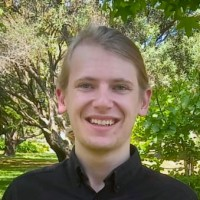
#> input picture assignment1/q2/jean_weight.jpeg, 200 x 200 px
$ python qst2.py 1.0
#> lines starting #> are read from the running program, lines starting #| are printed output that depends on the picture
import cv2
import numpy as np
import sys

def add_salt_and_pepper(image, density):
    noise = np.random.choice([0, 1, 2], size=image.shape[:2], p=[1-density, density/2, density/2])
    image[noise == 1] = 255
    image[noise == 2] = 0
    return image

def median_filter(image, w):
    height, width = image.shape[:2]
    pad = w // 2
    padded_img = np.pad(image, ((pad, pad), (pad, pad), (0, 0)), mode='edge')
    filtered_img = np.zeros_like(image)

    for i in range(height):
        for j in range(width):
            window = padded_img[i:i+w, j:j+w]
            filtered_img[i, j] = np.median(window, axis=(0, 1))

    return filtered_img

def process_image(image_path, density):
#> called with image_path = 'jean_weight.jpeg', density = 1
    img = cv2.imread(image_path)
#> img is the input picture: shape (200, 200, 3); mean B, G, R 80.1, 117.9, 120.1
    if img is None:

        raise FileNotFoundError(f"Cannot read image file: {image_path}")

    gray = cv2.cvtColor(img, cv2.COLOR_BGR2GRAY)
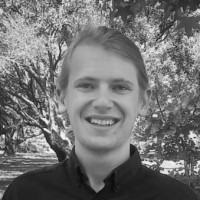
#> gray: shape (200, 200); min 8, max 247, mean 114.3
    noisy_gray = add_salt_and_pepper(gray, density)
#> in add_salt_and_pepper, `image[noise == 1] = 255`:
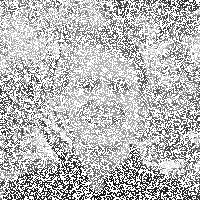
#> image: shape (200, 200); min 9, max 255, mean 185.1
#> in add_salt_and_pepper, `image[noise == 2] = 0`:
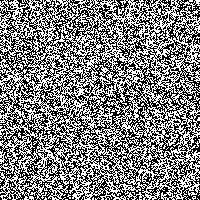
#> image: shape (200, 200); 50.3% white; black in thin lines or dots
    path = 'output_gray {:.2f}.jpg'.format(density)
    cv2.imwrite(path, noisy_gray)

    noisy_color = np.apply_along_axis(lambda x: add_salt_and_pepper(x, density), 2, img)
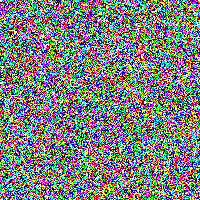
#> noisy_color: shape (200, 200, 3); mean B, G, R 127.9, 126.7, 126.5
    path = 'output_color {:.2f}.jpg'.format(density)
    cv2.imwrite(path, noisy_color)

    filter = 2
    filtered_img = median_filter(noisy_color, filter)
#> in median_filter, `padded_img = np.pad(image, ((pad, pad), (pad, pad), (0, 0)), mode='edg..`:
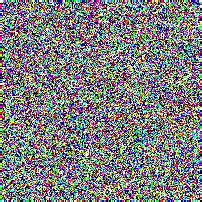
#> padded_img: shape (202, 202, 3); mean B, G, R 127.9, 126.6, 126.4
#> after the loop in median_filter, `for i in range(height):`:
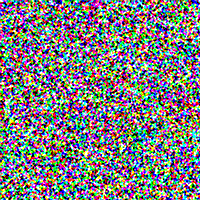
#> filtered_img: shape (200, 200, 3); mean B, G, R 127.7, 126.1, 125.8
    path = 'output_filtered {:.2f} {:.2f}.jpg'.format(density, filter)
    cv2.imwrite(path, filtered_img)

if len(sys.argv) != 2:
    print("Usage: python script.py <noise_density>")
    sys.exit(1)
process_image('jean_weight.jpeg', float(sys.argv[1]))
